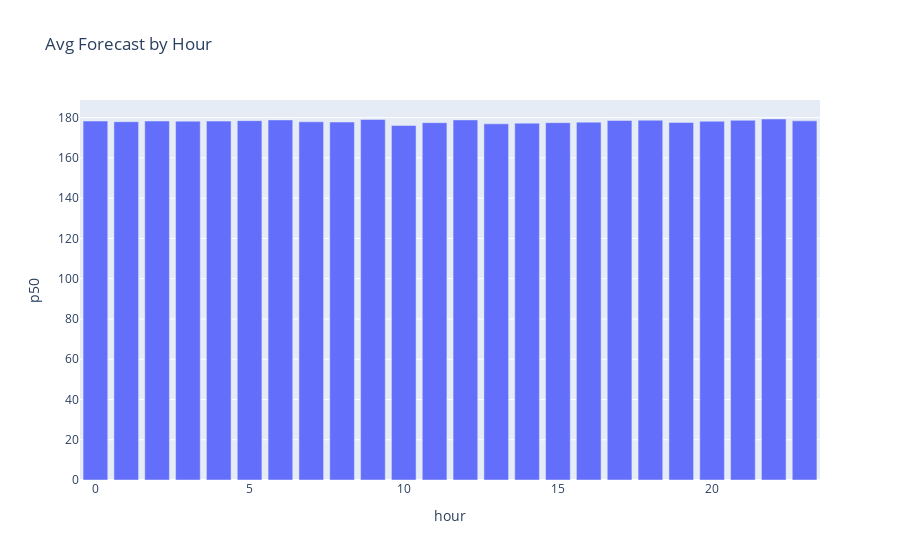

Notebook cell for this chart:
### Code cell
import pandas as pd
import plotly.express as px

tmp = rows.copy()
tmp["hour"] = pd.to_datetime(tmp["timestamp"]).dt.hour
hourly = tmp.groupby("hour")["p50"].mean().reset_index()

fig = px.bar(hourly, x="hour", y="p50", title="Avg Forecast by Hour")
fig

### Figure 1 — Plotly figure (JSON) as saved in the notebook; plotly's stock layout.template omitted (floating-point values rounded to 4 significant figures)
{"data": [{"hovertemplate": "hour=%{x}<br>p50=%{y}<extra></extra>", "legendgroup": "", "marker": {"color": "#636efa", "pattern": {"shape": ""}}, "name": "", "orientation": "v", "showlegend": false, "textposition": "auto", "type": "bar", "x": [0, 1, 2, 3, 4, 5, 6, 7, 8, 9, 10, 11, 12, 13, 14, 15, 16, 17, 18, 19, 20, 21, 22, 23], "xaxis": "x", "y": [178.3, 178.0, 178.3, 178.3, 178.3, 178.5, 178.9, 178.0, 177.8, 179.1, 176.1, 177.5, 178.9, 176.9, 177.3, 177.5, 177.8, 178.6, 178.7, 177.6, 178.2, 178.7, 179.3, 178.4], "yaxis": "y"}], "layout": {"barmode": "relative", "legend": {"tracegroupgap": 0}, "title": {"text": "Avg Forecast by Hour"}, "xaxis": {"anchor": "y", "domain": [0, 1], "title": {"text": "hour"}}, "yaxis": {"anchor": "x", "domain": [0, 1], "title": {"text": "p50"}}}}
